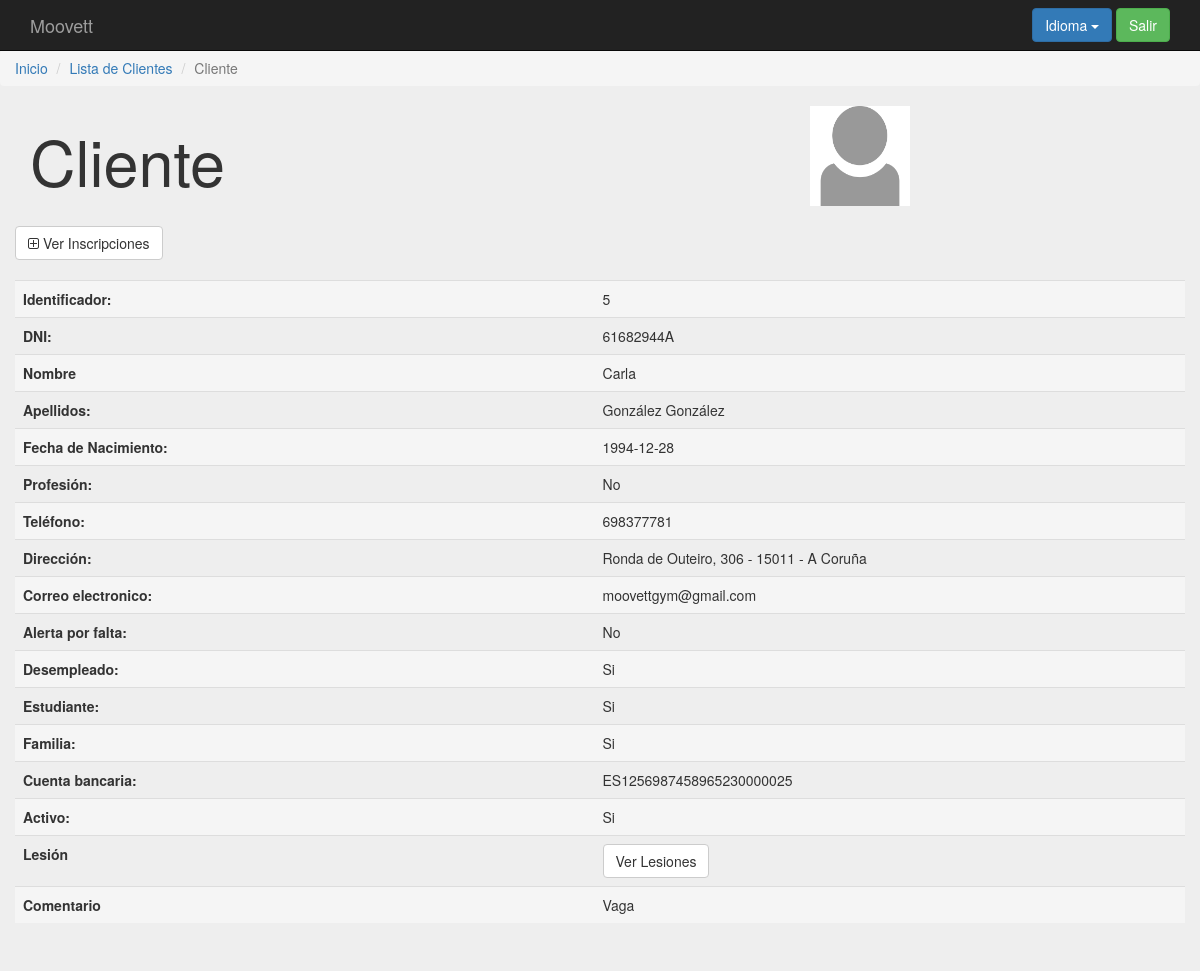
Page /index.php?controller=client&action=showone&id=5 (signed in) on the committed database.
### tables this page shows
create table `cliente` (
`id` int(11) not null,
  `dni_c` varchar(9) not null,
  `nombre_c` varchar(15) not null,
  `apellidos_c` varchar(40) not null,
  `fecha_nac` date default null,
  `profesion` varchar(20) default null,
  `telefono` int(11) default null,
  `direccion` varchar(50) default null,
  `comentario` varchar(500) default null,
  `email` varchar(30) default null,
  `alerta_falta` tinyint(1) not null default '0',
  `desempleado` tinyint(1) not null default '0',
  `estudiante` tinyint(1) not null default '0',
  `familiar` tinyint(1) not null default '0',
  `num_cuenta` varchar(24) not null,
  `activo` tinyint(1) not null default '0',
  `foto` varchar(15) not null
);

### core/ViewManager.php (called while the page is built, shortened)
<?php
class ViewManager {
    private $fragmentContents = array();
    private $variables = array();
    private $currentFragment = self::DEFAULT_FRAGMENT;
    private $layout = "default";
    private function saveCurrentFragment() {
        $this->fragmentContents[$this->currentFragment].=ob_get_contents();
    }
    public function moveToFragment($name) {
        $this->currentFragment = $name;
    }
    public function getFragment($fragment, $default="") {
        if (!isset($this->fragmentContents[$fragment])) {
            return $default;
        }
        return $this->fragmentContents[$fragment];
    }
    public function setVariable($varname, $value, $flash=false) {
        $this->variables[$varname] = $value;
    }
    public function getVariable($varname, $default=NULL) {
        if (!isset($this->variables[$varname])) {
            return $default;
        }
        return $this->variables[$varname];
    }
    public function setLayout($layout) {
        $this->layout = $layout;
    }
    public function render($controller, $viewname) {
        include(__DIR__."/../Views/$controller/$viewname.php");
        $this->renderLayout();
    }
    private function renderLayout() {
        include(__DIR__."/../Views/layouts/".$this->layout.".php");
    }
    private static $viewmanager_singleton = NULL;
    public static function getInstance() {
        if (self::$viewmanager_singleton == null) {
            self::$viewmanager_singleton = new ViewManager();
        }
        return self::$viewmanager_singleton;
    }
}

### Controllers/CLIENT_Controller.php (called while the page is built, shortened)
<?php
require_once(__DIR__."/../core/ViewManager.php");
require_once(__DIR__."/../core/I18n.php");
require_once(__DIR__."/../Models/Client.php");
require_once(__DIR__."/../Models/CLIENT_Model.php");
class CLIENT_Controller extends BaseController {
    private $clientMapper;
    public function __construct() {
        $this->clientMapper = new CLIENT_Model();
        $this->view->setLayout("default");
    }
    public function showone(){
        $clientid = $_REQUEST["id"];
        $client = $this->clientMapper->fetch($clientid);
        $injuries = $this->clientMapper->fetch_injuries();
        $this->view->setVariable("injuries", $injuries);
        $this->view->setVariable("client", $client);
        $this->view->render("client", "CLIENT_SHOWONE_Vista");
    }
}

### index.php (called while the page is built, shortened)
<?php
function run() {
    try{
        $controller = loadController($_GET["controller"]);
        $actionName = $_GET["action"];
        $controller->$actionName();
    } catch(Exception $ex) {
        die($ex->getMessage());
  }
}
function loadController($controllerName) {
    return new $controllerClassName();
}
run();
?>

### core/I18n.php (called while the page is built, shortened)
<?php
class I18n {
  private $messages;
  public function setLanguage($language) {
    $this->messages = $i18n_messages;
  }
  public function i18n($key) {
    if (isset($this->messages[$key])){
      return $this->messages[$key];
    }else{
      return $key;
    }
  }
  private static $i18n_singleton = null;
  public static function getInstance() {
    if (self::$i18n_singleton == NULL) {
      self::$i18n_singleton = new I18n();
    }
    return self::$i18n_singleton;
  }
}
function i18n($key) {
  return I18n::getInstance()->i18n($key);
}

### Models/Client.php (called while the page is built, shortened)
<?php
class Client {
    private $id;
    private $dni;
    private $name;
    private $surname;
    private $birthday;
    private $profession;
    private $phone;
    private $address;
    private $comment;
    private $email;
    private $alert;
    private $unemployed;
    private $student;
    private $family;
    private $account;
    private $active;
    private $photo;
    public function __construct($id=NULL,$dni=NULL,$name=NULL, $surname=NULL,
                                $birthday=NULL, $profession=NULL, $phone=NULL, $address=NULL,$comment=NULL,
                                $email=NULL,$alert=NULL,$unemployed=NULL,$student=NULL,$family=NULL,$account=NULL,
                                $active=NULL,$photo=NULL,$injury=NULL) {
     $this->id = $id;
     $this->dni = $dni;
     $this->name = $name;
     $this->surname = $surname;
     $this->birthday = $birthday;
     $this->profession = $profession;
     $this->phone = $phone;
     $this->address = $address;
     $this->comment = $comment;
     $this->email = $email;
     $this->alert = $alert;
     $this->unemployed= $unemployed;
     $this->student = $student;
     $this->family = $family;
     $this->account = $account;
     $this->active = $active;
     $this->photo = $photo;
    }
    public function getID() {
        return $this->id;
    }
    public function getDni(){
        return $this->dni;
    }
    public function getName(){
        return $this->name;
    }
    public function getSurname(){
        return $this->surname;
    }
    public function getBirthday(){
        return $this->birthday;
    }
    public function getProfession(){
        return $this->profession;
    }
    public function getPhone(){
        return $this->phone;
    }
    public function getAddress(){
        return $this->address;
    }
    public function getComment(){
        return $this->comment;
    }
    public function getEmail() {
        return $this->email;
    }
    public function getAlert() {
        return $this->alert;
    }
    public function getUnemPloyed() {
        return $this->unemployed;
    }
    public function getStudent() {
        return $this->student;
    }
    public function getFamily() {
        return $this->family;
    }
    public function getAccount() {
        return $this->account;
    }
    public function getActive() {
        return $this->active;
    }
    public function getPhoto() {
        return $this->photo;
    }
}

### Models/CLIENT_Model.php (called while the page is built, shortened)
<?php
require_once(__DIR__."/../core/PDOConnection.php");
class CLIENT_Model {
    private $db;
    public function __construct() {
        $this->db = PDOConnection::getInstance();
    }
    public function fetch($clientID){
           $sql = $this->db->prepare("SELECT cliente.*,lesion.id as lesion_id FROM cliente,lesion_cliente,lesion
                                      WHERE cliente.id=? AND lesion_cliente.id_lesion=lesion.id AND cliente.id=lesion_cliente.cliente_id");
           $sql->execute(array($clientID));
           $client = $sql->fetch(PDO::FETCH_ASSOC);
           if($client != NULL) {
               return new Client($client["id"], $client["dni_c"], $client["nombre_c"], $client["apellidos_c"],
                                           $client["fecha_nac"],$client["profesion"],$client["telefono"],$client["direccion"],
                                           $client["comentario"],$client["email"], $client["alerta_falta"],$client["desempleado"],
                                           $client["estudiante"],$client["familiar"],$client["num_cuenta"],$client["activo"],$client["foto"],$client["lesion_id"]);
           } else {
             $sql = $this->db->prepare("SELECT * FROM cliente WHERE id=?");
             $sql->execute(array($clientID));
             $client = $sql->fetch(PDO::FETCH_ASSOC);
             if($client != NULL) {
               return new Client($client["id"], $client["dni_c"], $client["nombre_c"], $client["apellidos_c"],
                                           $client["fecha_nac"],$client["profesion"],$client["telefono"],$client["direccion"],
                                           $client["comentario"],$client["email"], $client["alerta_falta"],$client["desempleado"],
                                           $client["estudiante"],$client["familiar"],$client["num_cuenta"],$client["activo"],$client["foto"],null);
             }else{
               return NULL;
           }
       }
     }
}

### core/PDOConnection.php (called while the page is built)
<?php
class PDOConnection {
    private static $dbhost = "127.0.0.1";
    private static $dbname = "moovett";
    private static $dbuser = "moovett";
    private static $dbpass = "moovett";
    private static $db_singleton = null;
    public static function getInstance() {
        if (self::$db_singleton == null) {
            self::$db_singleton = new PDO(
                "mysql:host=".self::$dbhost.";dbname=".self::$dbname.";charset=utf8",
                self::$dbuser,
                self::$dbpass,
                array(
                    PDO::ATTR_EMULATE_PREPARES => false,
                    PDO::ATTR_ERRMODE => PDO::ERRMODE_EXCEPTION
                )
            );
        }
        return self::$db_singleton;
    }
}
?>

### Views/client/CLIENT_SHOWONE_Vista.php (the view, shortened to what this page needs)
<?php
require_once(__DIR__."/../../core/ViewManager.php");
$view = ViewManager::getInstance();
$view->setVariable("title", "Show Client");
$client = $view->getVariable("client");
?>
<div class="jumbotron">
  <div class="design">
  <ol class="breadcrumb">
    <li class="breadcrumb-item"><a href="index.php?controller=user&amp;action=login"><?= i18n("Home") ?></a></li>
    <li class="breadcrumb-item"><a href="index.php?controller=client&amp;action=show"><?= i18n("List of Clients") ?></a></li>
    <li class="breadcrumb-item active"><?= i18n("Client") ?></li>
  </ol>
  </div>
    <div class="container">
  	  <div class="row">
            <?php if($client->getPhoto()){?>
              <div class="col-sm-4 col-sm-push-8"><img src=<?= basename(__FILE__)."../../pictures/".$client->getPhoto() ?> alt="<?= $client->getPhoto()?>" width="100px" height="100px" /></div>
            <?php } else { ?>
              <div class="col-sm-4 col-sm-push-8"><img src=<?= basename(__FILE__)."../../pictures/profile_image.png" ?> alt="default_image" width="100px" height="100px" /></div>
            <?php } ?>
      <div class="col-sm-8 col-sm-pull-4"><h1><?= i18n("Client")?></h1></div>
    </div>
    <div class="row top-buffer">
        <a href="index.php?controller=client&amp;action=inscriptions&amp;id=<?=$client->getID()?>" class="btn btn-default"><i class="fa fa-plus-square-o" aria-hidden="true"></i> <?= i18n("View Inscriptions") ?></a>
    </div>
      <div class="row top-buffer">
    		<table class="table" >
          <tr class="active">
            <th><?= i18n("Identifier")?>:</th>
            <td><?= $client->getID() ?></td>
          </tr>
          <tr>
            <th><?= i18n("DNI")?>:</th>
            <td><?= $client->getDni() ?></td>
          </tr>
          <tr class="active">
            <th><?= i18n("Name")?></th>
            <td><?= $client->getName() ?></td>
          </tr>
          <tr>
            <th><?= i18n("Surname")?>:</th>
            <td><?= $client->getSurname() ?></td>
          </tr>
          <tr class="active">
            <th><?= i18n("Birthdate")?>:</th>
            <td><?= $client->getBirthday() ?></td>
          </tr>
          <tr>
            <th><?= i18n("Profession")?>:</th>
            <?php if($client->getProfession()){ ?>
            <td><?= $client->getProfession() ?></td>
            <?php } else{ ?>
              <td><?= i18n("No") ?></td>
            <?php }  ?>
          </tr>
          <tr class="active">
            <th><?= i18n("Phone")?>:</th>
            <td><?= $client->getPhone() ?></td>
          </tr>
          <tr>
            <th><?= i18n("Address")?>:</th>
            <td><?= $client->getAddress() ?></td>
          </tr>
          <tr class="active">
            <th><?= i18n("Email")?>:</th>
            <td><?= $client->getEmail() ?></td>
          </tr>
          <tr >
            <th><?= i18n("Alert Fault")?>:</th>
              <?php if($client->getAlert()){ ?>
              <td><?= i18n("Yes") ?></td>
              <?php } else { ?>
              <td><?= i18n("No") ?></td>
              <?php } ?>
          </tr>
          <tr class="active">
            <th><?= i18n("Unemployed")?>:</th>
              <?php if($client->getUnemployed()){ ?>
              <td><?= i18n("Yes") ?></td>
              <?php } else { ?>
              <td><?= i18n("No") ?></td>
              <?php } ?>
          </tr>
          <tr >
            <th><?= i18n("Student")?>:</th>
              <?php if($client->getStudent()){ ?>
              <td><?= i18n("Yes") ?></td>
              <?php } else { ?>
              <td><?= i18n("No") ?></td>
              <?php } ?>
          </tr>
          <tr class="active">
            <th><?= i18n("Family")?>:</th>
              <?php if($client->getFamily()){ ?>
              <td><?= i18n("Yes") ?></td>
              <?php } else { ?>
              <td><?= i18n("No") ?></td>
              <?php } ?>
          </tr>
          <tr>
            <th><?= i18n("Bank account")?>:</th>
            <td><?= $client->getAccount() ?></td>
          </tr>
          <tr class="active">
            <th><?= i18n("Operating")?>:</th>
              <?php if($client->getActive()){ ?>
              <td><?= i18n("Yes") ?></td>
              <?php } else { ?>
              <td><?= i18n("No") ?></td>
              <?php } ?>
          </tr>
          <tr>
            <th><?= i18n("Injury")?></th>
            <td>
            <a href="index.php?controller=client&amp;action=injuries&amp;id=<?=$client->getID()?>" class="btn btn-default"><i aria-hidden="true"></i> <?= i18n("View Injuries") ?></a>
          </td>
          </tr>
          <tr class="active">
            <th class="col-md-2"><?= i18n("Comment")?></th>
            <td class="col-md-2"><?= $client->getComment() ?></td>
          </tr>
        </table>
      </div>
</div>

### Views/layouts/default.php (shortened to what this page needs)
<?php
require_once(__DIR__."/../../core/ViewManager.php");
$view = ViewManager::getInstance();
$currentuser = $view->getVariable("currentusername");
?><!DOCTYPE html>
<html>
    <head>
	<link rel="stylesheet" href="css/bootstrap.min.css" type="text/css">
  <link rel="stylesheet" href="css/bootstrap-datepicker3.min.css" type="text/css">
  <link rel="stylesheet" href="css/bootstrap-multiselect.css" type="text/css"/>
  <link rel="stylesheet" href="font-awesome/css/font-awesome.min.css" type="text/css">
	<link rel="stylesheet" href="css/style.css" type="text/css">
    </head>
    <body>
	<header>
	    <nav class="navbar navbar-inverse navbar-fixed-top">
		<div class="container">
		    <div class="navbar-header">
			<a class="navbar-brand" href="index.php">Moovett</a>
		    </div>
		    <div id="navbar" class="navbar-collapse collapse">
			<?php if (isset($currentuser)): ?>
		    <form class="navbar-form navbar-right" action="index.php?controller=user&amp;action=logout" method="POST">
          <?php
            include(__DIR__."/language_select_element.php");
          ?>
				<button type="submit" class="btn btn-success"><?= i18n("Logout") ?></button>
			    </form>
			<?php endif ?>
		    </div>
		</div>
	    </nav>
	</header>
	<main>
	    <?= $view->getFragment(ViewManager::DEFAULT_FRAGMENT) ?>
	</main>
    </body>
</html>

### Views/layouts/language_select_element.php (shortened to what this page needs)
<div class="btn-group">
  <button type="button" class="btn btn-primary dropdown-toggle" data-toggle="dropdown">
  <?= i18n("Language") ?> <span class="caret"></span>
</button>
</div>

### css/style.css (style rules this page uses)
body { padding-top: 50px; padding-bottom: 20px; }
.design { margin-top:-48px !important; }
.top-buffer { margin-top:20px; }

### rows in the picture
cliente: id "5", dni_c "61682944A", nombre_c "Carla", apellidos_c "González González", fecha_nac "1994-12-28", telefono "698377781", direccion "Ronda de Outeiro, 306 - 15011 - A Coruña", email "moovettgym@gmail.com", num_cuenta "ES1256987458965230000025", comentario "Vaga"

### other values in the picture
i18n("Language") "Idioma"
i18n("Logout") "Salir"
i18n("Home") "Inicio"
i18n("List of Clients") "Lista de Clientes"
i18n("Client") "Cliente"
i18n("View Inscriptions") "Ver Inscripciones"
i18n("Identifier") "Identificador"
i18n("DNI") "DNI"
i18n("Name") "Nombre"
i18n("Surname") "Apellidos"
i18n("Birthdate") "Fecha de Nacimiento"
i18n("Profession") "Profesión"
i18n("No") "No"
i18n("Phone") "Teléfono"
i18n("Address") "Dirección"
